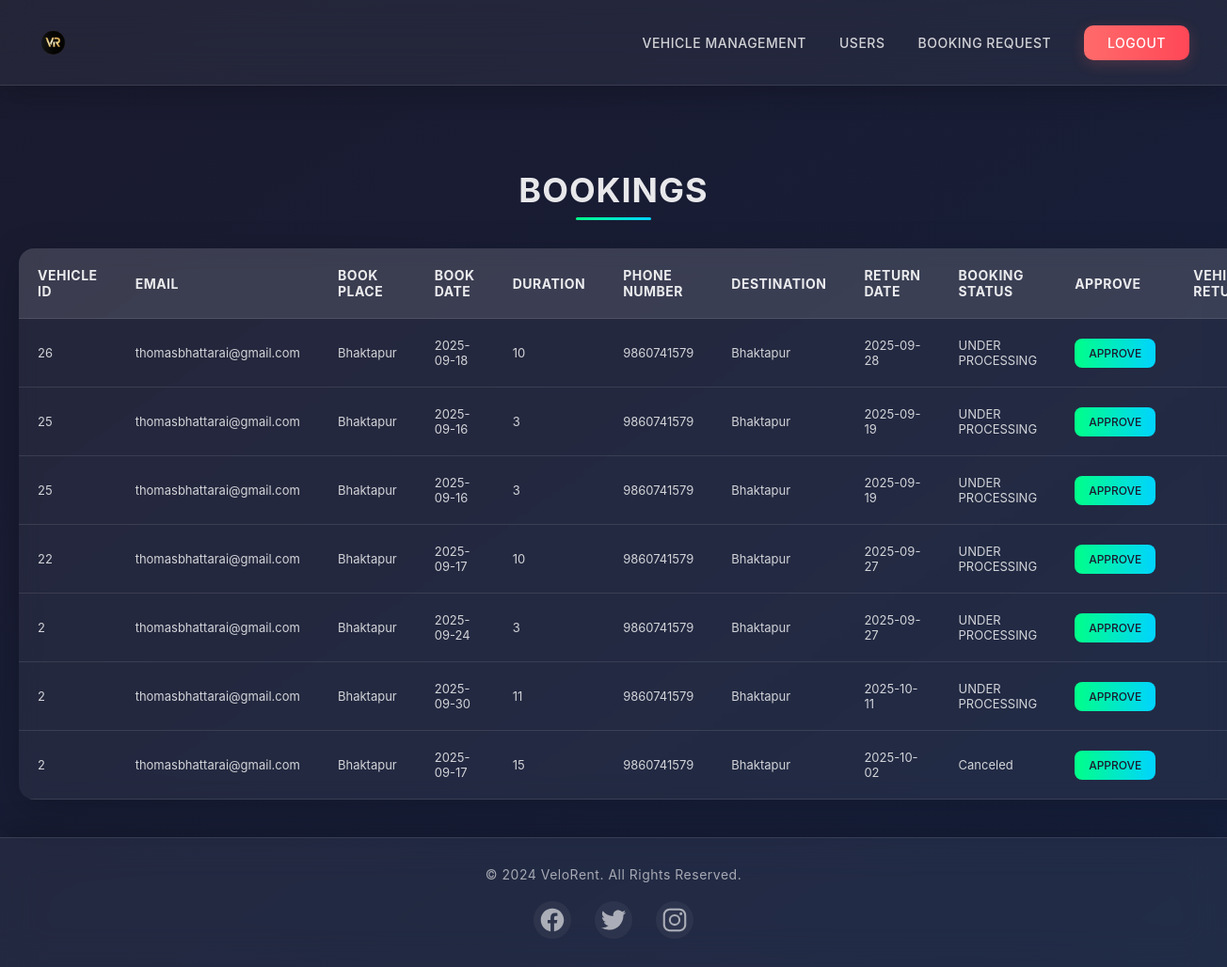
/adminbook.php, run on an earlier commit of the app's database.
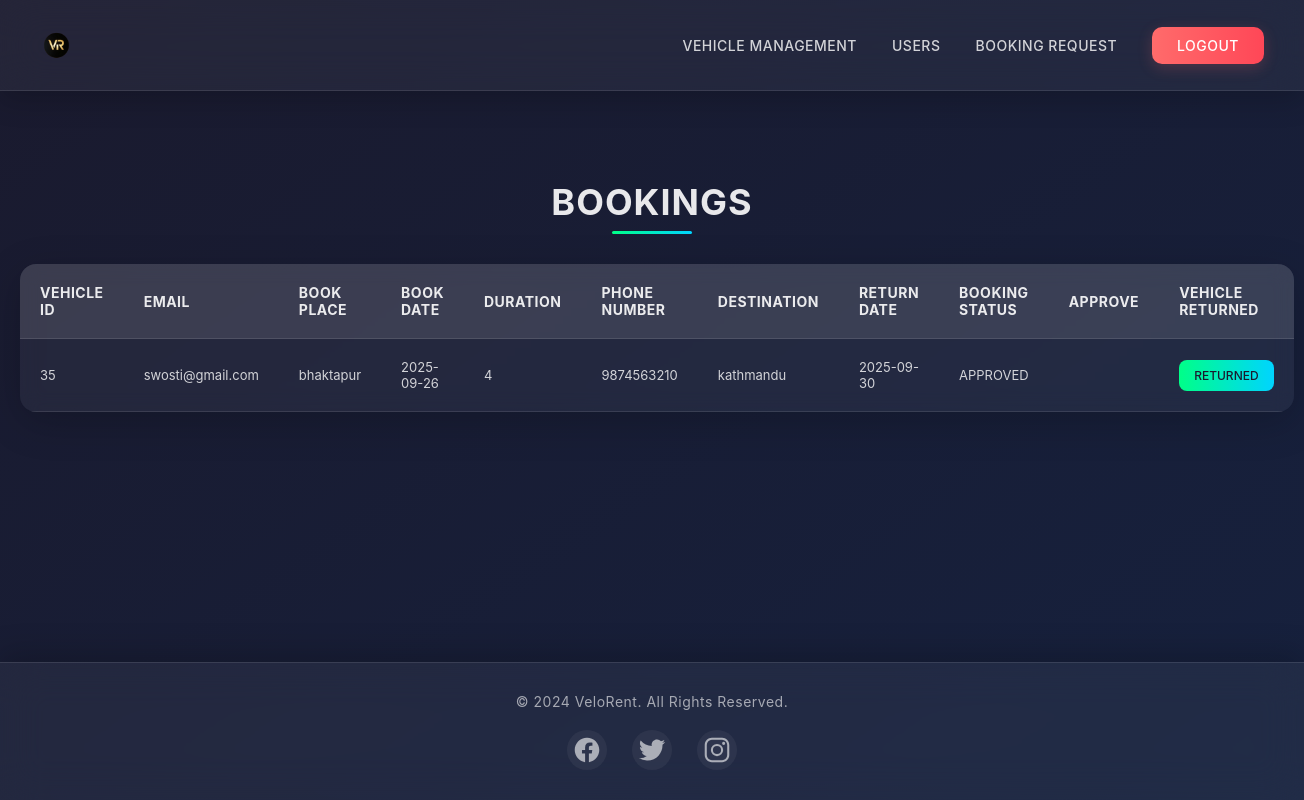
And on a later commit of the database.
### tables this page shows
CREATE TABLE `booking` (
  `BOOK_ID` int(11) NOT NULL,
  `VEHICLE_ID` int(11) NOT NULL,
  `EMAIL` varchar(255) NOT NULL,
  `BOOK_PLACE` varchar(255) NOT NULL,
  `BOOK_DATE` date NOT NULL,
  `DURATION` int(11) NOT NULL,
  `PHONE_NUMBER` bigint(20) NOT NULL,
  `DESTINATION` varchar(255) NOT NULL,
  `RETURN_DATE` date NOT NULL,
  `PRICE` int(11) NOT NULL,
  `BOOK_STATUS` varchar(255) NOT NULL DEFAULT 'UNDER PROCESSING',
  `FINE` decimal(10,2) DEFAULT 0.00
);

### adminbook.php (the view, shortened to what this page needs)
<!DOCTYPE html>
<html lang="en">
<head>
    <link rel="stylesheet" href="css/adminbook.css">
</head>
<body>
<div class="main-content">
    <div class="navbar">
        <img style="height: 50px;" src="images/icon.png" alt="">
        <div class="menu">
            <ul>
                <li><a href="adminvehicle.php">VEHICLE MANAGEMENT</a></li>
                <li><a href="adminusers.php">USERS</a></li>
                <li><a href="adminbook.php">BOOKING REQUEST</a></li>
                <li><a href="index.php" class="button">LOGOUT</a></li>
            </ul>
        </div>
    </div>
    <h1 class="header">BOOKINGS</h1>
    <table class="content-table">
        <thead>
            <tr>
                <th>VEHICLE ID</th>
                <th>EMAIL</th>
                <th>BOOK PLACE</th>
                <th>BOOK DATE</th>
                <th>DURATION</th>
                <th>PHONE NUMBER</th>
                <th>DESTINATION</th>
                <th>RETURN DATE</th>
                <th>BOOKING STATUS</th>
                <th>APPROVE</th>
                <th>VEHICLE RETURNED</th>
            </tr>
        </thead>
        <tbody>
        <?php
            require_once('connection.php');
            $query = "SELECT * FROM booking ORDER BY BOOK_ID DESC";
            $queryy = mysqli_query($con, $query);
            while ($res = mysqli_fetch_array($queryy)) {
                $isApproved = $res['BOOK_STATUS'] === 'APPROVED';
        ?>
            <tr id="row-<?php echo $res['BOOK_ID']; ?>">
                <td><?php echo $res['VEHICLE_ID']; ?></td>
                <td><?php echo $res['EMAIL']; ?></td>
                <td><?php echo $res['BOOK_PLACE']; ?></td>
                <td><?php echo $res['BOOK_DATE']; ?></td>
                <td><?php echo $res['DURATION']; ?></td>
                <td><?php echo $res['PHONE_NUMBER']; ?></td>
                <td><?php echo $res['DESTINATION']; ?></td>
                <td><?php echo $res['RETURN_DATE']; ?></td>
                <td><?php echo $res['BOOK_STATUS']; ?></td>
                <td>
                    <a href="approve.php?id=<?php echo $res['BOOK_ID']; ?>"
                       class="button approve-btn"
                       data-bookid="<?php echo $res['BOOK_ID']; ?>"
                       <?php echo $isApproved ? 'style="display:none;"' : ''; ?>>APPROVE</a>
                </td>
                <td>
                    <a href="adminreturn.php?id=<?php echo $res['VEHICLE_ID']; ?>&bookid=<?php echo $res['BOOK_ID']; ?>"
                       class="button return-btn"
                       <?php echo !$isApproved ? 'style="display:none;"' : ''; ?>>RETURNED</a>
                </td>
            </tr>
        <?php } ?>
        </tbody>
    </table>
</div>
<footer>
    <p>&copy; 2024 VeloRent. All Rights Reserved.</p>
    <div class="socials">
        <a href="#"><ion-icon name="logo-facebook"></ion-icon></a>
        <a href="#"><ion-icon name="logo-twitter"></ion-icon></a>
        <a href="#"><ion-icon name="logo-instagram"></ion-icon></a>
    </div>
</footer>
</body>
</html>

### css/adminbook.css (style rules this page uses)
* { margin: 0; padding: 0; box-sizing: border-box; font-family: 'PP Mori', 'Inter', -apple-system, BlinkMacSystemFont, 'Segoe UI', Roboto, sans-serif; -webkit-font-smoothing: antialiased; -moz-osx-font-smoothing: grayscale; }
body { min-height: 100vh; background: linear-gradient(145deg, #1a1a2e 0%, #16213e 100%); color: rgba(255, 255, 255, 0.9); overflow-x: hidden; display: flex; flex-direction: column; justify-content: space-between; }
.main-content { margin-top: 100px; flex: 1; padding: 40px 20px; position: relative; z-index: 1; }
.navbar { background: rgba(255, 255, 255, 0.05); backdrop-filter: blur(20px); box-shadow: 0 8px 30px rgba(0, 0, 0, 0.2); padding: 20px 40px; display: flex; justify-content: space-between; align-items: center; position: fixed; top: 0; left: 0; right: 0; z-index: 1000; border-bottom: 1px solid rgba(255, 255, 255, 0.1); transition: all 0.3s ease; }
.menu ul { display: flex; list-style: none; gap: 35px; align-items: center; }
.menu ul li a { color: rgba(255, 255, 255, 0.8); text-decoration: none; font-size: 14px; font-weight: 500; text-transform: uppercase; letter-spacing: 0.5px; transition: all 0.3s ease; position: relative; padding: 8px 0; display: flex; align-items: center; }
.menu ul li a::after { content: ''; position: absolute; bottom: 0; left: 0; width: 0; height: 2px; background: #00ff88; transition: width 0.3s ease; }
.menu ul li a.button { background: linear-gradient(90deg, #ff6b6b, #ff4757); padding: 10px 25px; border-radius: 10px; color: #ffffff; transition: all 0.3s ease; box-shadow: 0 4px 15px rgba(255, 107, 107, 0.2); }
.header { font-size: 36px; font-weight: 700; text-align: center; margin: 40px 0; color: rgba(255, 255, 255, 0.9); letter-spacing: 1px; position: relative; }
.header::after { content: ''; position: absolute; bottom: -10px; left: 50%; transform: translateX(-50%); width: 80px; height: 3px; background: linear-gradient(90deg, #00ff88, #00d4ff); border-radius: 2px; }
.content-table { width: 100%; max-width: 1200px; margin: 0 auto; background: rgba(255, 255, 255, 0.05); border-radius: 16px; overflow: hidden; box-shadow: 0 10px 40px rgba(0, 0, 0, 0.2); backdrop-filter: blur(10px); border-collapse: collapse; }
.content-table thead { background: rgba(255, 255, 255, 0.1); color: rgba(255, 255, 255, 0.9); font-weight: 600; text-transform: uppercase; letter-spacing: 0.5px; }
.content-table th, .content-table td { padding: 20px; text-align: left; border-bottom: 1px solid rgba(255, 255, 255, 0.1); }
.content-table th { font-size: 14px; }
.content-table td { font-size: 13px; color: rgba(255, 255, 255, 0.8); }
.content-table tbody tr { transition: all 0.3s ease; }
.content-table td a.button { display: inline-block; background: linear-gradient(90deg, #00ff88, #00d4ff); padding: 8px 15px; border-radius: 8px; color: #1a1a2e; text-decoration: none; font-size: 12px; font-weight: 500; transition: all 0.3s ease; }
footer { background: rgba(255, 255, 255, 0.05); backdrop-filter: blur(20px); padding: 30px 40px; text-align: center; border-top: 1px solid rgba(255, 255, 255, 0.1); width: 100%; box-shadow: 0 -8px 30px rgba(0, 0, 0, 0.2); transition: all 0.3s ease; margin-top: auto; }
footer p { color: rgba(255, 255, 255, 0.6); font-size: 14px; margin-bottom: 20px; letter-spacing: 0.5px; }
.socials { display: flex; justify-content: center; gap: 25px; margin-top: 15px; }
.socials a { color: rgba(255, 255, 255, 0.6); font-size: 28px; transition: all 0.3s ease; position: relative; display: flex; align-items: center; justify-content: center; width: 40px; height: 40px; border-radius: 50%; background: rgba(255, 255, 255, 0.05); }

What changed in the data, as far as the page shows it:
removed booking: VEHICLE_ID "26", EMAIL "thomasbhattarai@gmail.com", BOOK_PLACE "Bhaktapur", BOOK_DATE "2025-09-18", DURATION "10", PHONE_NUMBER "9860741579", DESTINATION "Bhaktapur", RETURN_DATE "2025-09-28", BOOK_STATUS "UNDER PROCESSING"
removed booking: VEHICLE_ID "25", EMAIL "thomasbhattarai@gmail.com", BOOK_PLACE "Bhaktapur", BOOK_DATE "2025-09-16", DURATION "3", PHONE_NUMBER "9860741579", DESTINATION "Bhaktapur", RETURN_DATE "2025-09-19", BOOK_STATUS "UNDER PROCESSING"
removed booking: VEHICLE_ID "25", EMAIL "thomasbhattarai@gmail.com", BOOK_PLACE "Bhaktapur", BOOK_DATE "2025-09-16", DURATION "3", PHONE_NUMBER "9860741579", DESTINATION "Bhaktapur", RETURN_DATE "2025-09-19", BOOK_STATUS "UNDER PROCESSING"
removed booking: VEHICLE_ID "22", EMAIL "thomasbhattarai@gmail.com", BOOK_PLACE "Bhaktapur", BOOK_DATE "2025-09-17", DURATION "10", PHONE_NUMBER "9860741579", DESTINATION "Bhaktapur", RETURN_DATE "2025-09-27", BOOK_STATUS "UNDER PROCESSING"
removed booking: VEHICLE_ID "2", EMAIL "thomasbhattarai@gmail.com", BOOK_PLACE "Bhaktapur", BOOK_DATE "2025-09-24", DURATION "3", PHONE_NUMBER "9860741579", DESTINATION "Bhaktapur", RETURN_DATE "2025-09-27", BOOK_STATUS "UNDER PROCESSING"
removed booking: VEHICLE_ID "2", EMAIL "thomasbhattarai@gmail.com", BOOK_PLACE "Bhaktapur", BOOK_DATE "2025-09-30", DURATION "11", PHONE_NUMBER "9860741579", DESTINATION "Bhaktapur", RETURN_DATE "2025-10-11", BOOK_STATUS "UNDER PROCESSING"
removed booking: VEHICLE_ID "2", EMAIL "thomasbhattarai@gmail.com", BOOK_PLACE "Bhaktapur", BOOK_DATE "2025-09-17", DURATION "15", PHONE_NUMBER "9860741579", DESTINATION "Bhaktapur", RETURN_DATE "2025-10-02", BOOK_STATUS "Canceled"
added booking: VEHICLE_ID "35", EMAIL "swosti@gmail.com", BOOK_PLACE "bhaktapur", BOOK_DATE "2025-09-26", DURATION "4", PHONE_NUMBER "9874563210", DESTINATION "kathmandu", RETURN_DATE "2025-09-30", BOOK_STATUS "APPROVED"
